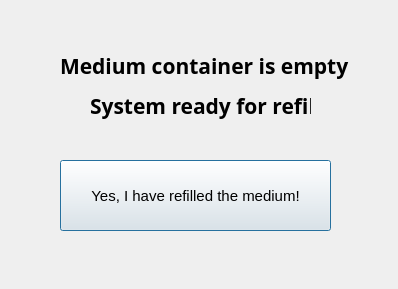
<?xml version="1.0" encoding="UTF-8"?>
<ui version="4.0">
 <class>Dialog</class>
 <widget class="QDialog" name="Dialog">
  <property name="geometry">
   <rect>
    <x>0</x>
    <y>0</y>
    <width>398</width>
    <height>289</height>
   </rect>
  </property>
  <property name="windowTitle">
   <string>Dialog</string>
  </property>
  <widget class="QLabel" name="label">
   <property name="geometry">
    <rect>
     <x>60</x>
     <y>30</y>
     <width>311</width>
     <height>71</height>
    </rect>
   </property>
   <property name="font">
    <font>
     <family>Franklin Gothic Book</family>
     <pointsize>16</pointsize>
     <weight>75</weight>
     <bold>true</bold>
    </font>
   </property>
   <property name="text">
    <string>Medium container is empty</string>
   </property>
  </widget>
  <widget class="QLabel" name="label_2">
   <property name="geometry">
    <rect>
     <x>90</x>
     <y>70</y>
     <width>221</width>
     <height>71</height>
    </rect>
   </property>
   <property name="font">
    <font>
     <family>Franklin Gothic Book</family>
     <pointsize>16</pointsize>
     <weight>75</weight>
     <bold>true</bold>
    </font>
   </property>
   <property name="text">
    <string>System ready for refill</string>
   </property>
  </widget>
  <widget class="QPushButton" name="refill_button">
   <property name="geometry">
    <rect>
     <x>60</x>
     <y>160</y>
     <width>271</width>
     <height>71</height>
    </rect>
   </property>
   <property name="font">
    <font>
     <pointsize>11</pointsize>
    </font>
   </property>
   <property name="text">
    <string>Yes, I have refilled the medium!</string>
   </property>
  </widget>
 </widget>
 <resources/>
 <connections/>
</ui>
